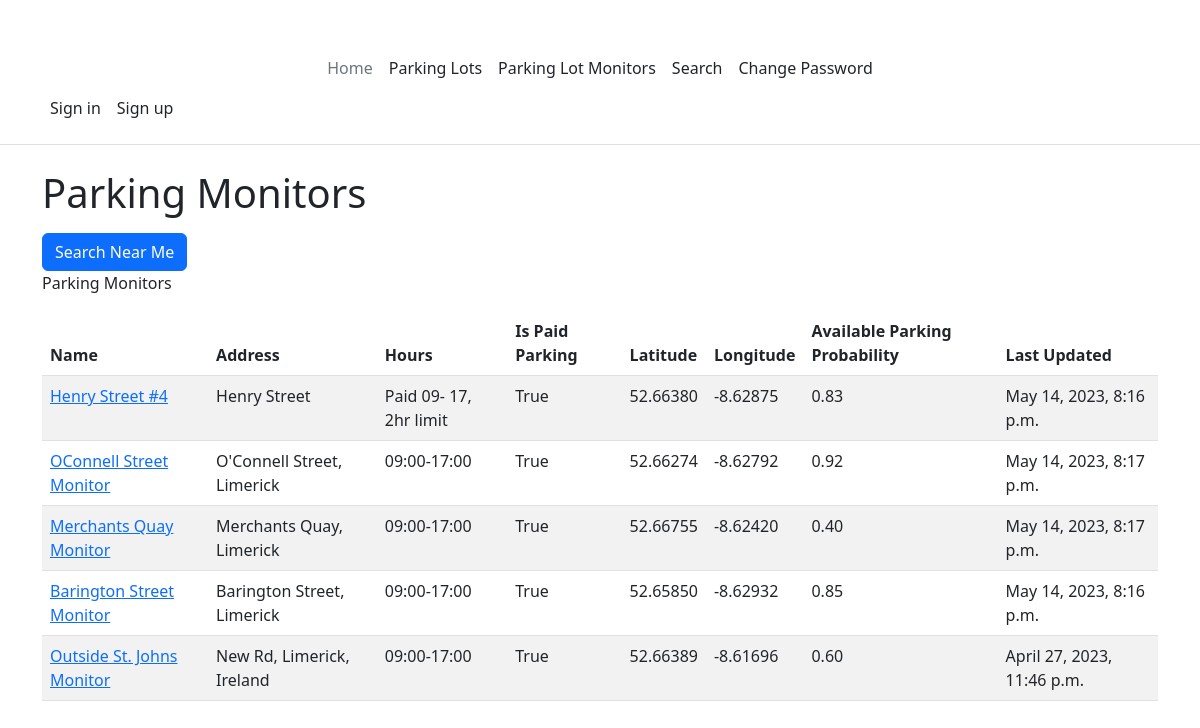
The app's page /parking-lot-monitors, older data.
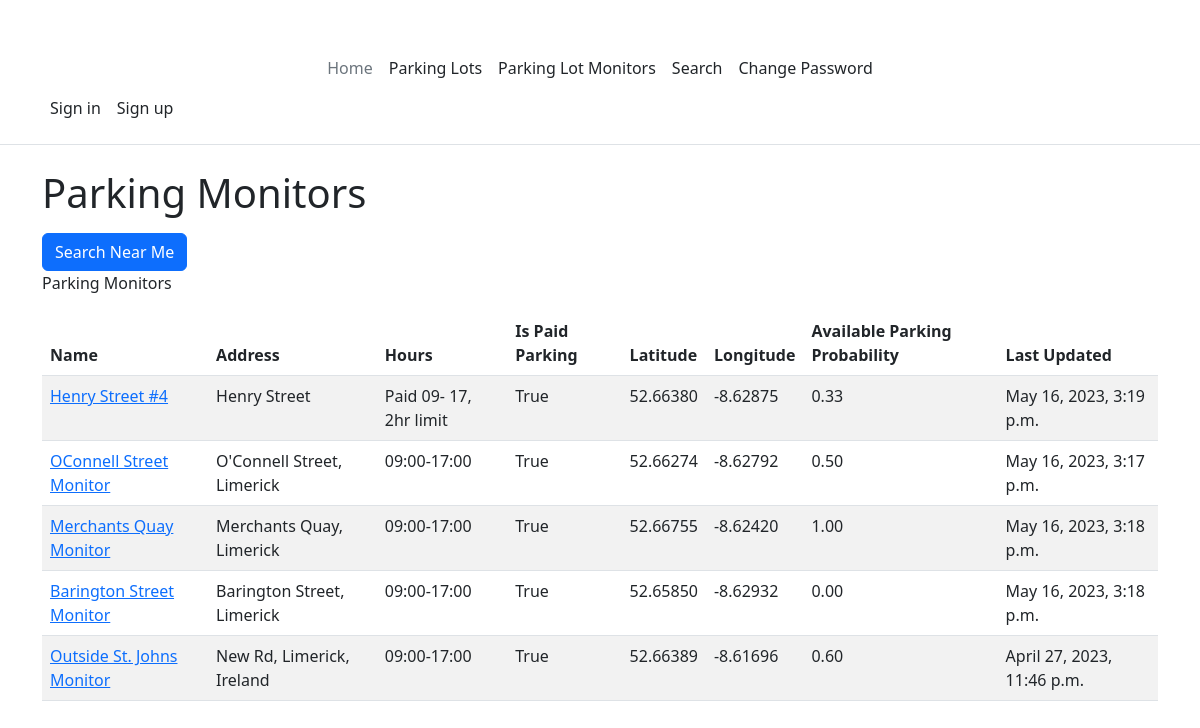
The same page, newer data.
### PerfectParking/models.py (models this page shows, shortened)
class ParkingLotMonitor(models.Model):
    id = models.AutoField(primary_key=True)
    parkingLot = models.ForeignKey(ParkingLot, on_delete=models.CASCADE)
    name = models.CharField(max_length=100, unique=True)
    """The name of the parking lot monitor.
    This is the name that will be displayed to the user.
    Max length is 100 characters."""
    latitude = models.DecimalField(max_digits=17, decimal_places=15)
    """The latitude of the parking lot monitor"""
    longitude = models.DecimalField(max_digits=17, decimal_places=15)
    """The longitude of the parking lot monitor"""
    probabilityParkingAvailable = models.DecimalField(
        max_digits=5, decimal_places=2, default=0
    )
    """The probability that the parking lot is available."""
    free_parking_spaces = models.IntegerField(default=0)
    dateTimeLastUpdated = models.DateTimeField(auto_now=True)
    status = models.BooleanField(default=True)
    """status: True = online, False = offline"""
    image = models.ImageField(upload_to="images/parking-lot-monitor/", blank=True)

class ParkingLot(models.Model):
    id = models.AutoField(primary_key=True)
    name = models.CharField(max_length=100, unique=True)
    address = models.CharField(max_length=255)
    hours = models.CharField(max_length=255)
    isPaidParking = models.BooleanField(default=True)
    latitude = models.DecimalField(max_digits=17, decimal_places=15)
    longitude = models.DecimalField(max_digits=17, decimal_places=15)
    image = models.ImageField(upload_to="images/parking-lot/", blank=True)
    parking_spaces = models.IntegerField(default=1)

### PerfectParking/views.py (the view, shortened to what this page needs)
def parking_lot_monitors(request):
    parking_lot_monitors: list = ParkingLotMonitor.objects.all()
    return render(
        request,
        WebPages.PARKING_LOT_MONITORS,
        {"parking_lot_monitors": parking_lot_monitors},
    )

### PerfectParking/templates/website/parking-lot-monitors.html (shortened to what this page needs)
{% extends 'master.html' %}
{% load get_distance_from_lat_lang %}
{% load humanize %}
{% block main %}
<h1>Parking Monitors</h1>
<form method="post">
    <button type="submit" id="search-near-me-button" class="btn btn-primary">Search Near Me</button>
</form>
<p id="mydesc">Parking Monitors</p>
<table class="table table-striped" aria-describedby="mydesc">
    <thead>
        <tr>
            <th>Name</th>
            <th>Address</th>
            <th>Hours</th>
            <th>Is Paid Parking</th>
            <th>Latitude</th>
            <th>Longitude</th>
            <th>Available Parking Probability</th>
            <th>Last Updated</th>
        </tr>
    </thead>
    <tbody>
        {% for parking_monitor in parking_lot_monitors %}
        <tr>
            <td><a href="{% url 'parking-lot-monitor' parking_monitor.id %}">{{ parking_monitor.name }}</a></td>
            <td>{{ parking_monitor.parkingLot.address }}</td>
            <td>{{ parking_monitor.parkingLot.hours }}</td>
            <td>{{ parking_monitor.parkingLot.isPaidParking }}</td>
            <td>{{ parking_monitor.latitude|floatformat:5 }}</td>
            <td>{{ parking_monitor.longitude|floatformat:5 }}</td>
            <td>{{ parking_monitor.probabilityParkingAvailable|floatformat:2 }}</td>
            <td>{{ parking_monitor.dateTimeLastUpdated }}</td>
        {% endfor %}
    </tbody>
{% endblock %}

### PerfectParking/templates/master.html (shortened to what this page needs)
<!DOCTYPE html>
<html lang="en">
  <head>
    <link href="https://cdn.jsdelivr.net/npm/bootstrap@5.2.2/dist/css/bootstrap.min.css" rel="stylesheet" />
  </head>
  <body>
    <header class="d-flex flex-wrap align-items-center justify-content-center justify-content-md-between py-3 mb-4 border-bottom">
        <div class="container">
            <div>
                <a href="/"
                    class="d-flex align-items-center col-md-3 mb-2 mb-md-0 text-dark text-decoration-none">
                    <svg class="bi me-2"
                            width="40"
                            height="32"
                            role="img"
                            aria-label="Bootstrap">
                        <use xlink:href="#bootstrap"></use>
                    </svg>
                </a>
                <ul class="nav col-12 col-md-auto mb-2 justify-content-center mb-md-0">
                    <li><a href="#" class="nav-link px-2 link-secondary">Home</a></li>
                    <li><a href="{% url 'parking-lots' %}" class="nav-link px-2 link-dark">Parking Lots</a></li>
                    <li><a href="{% url 'parking-lot-monitors' %}" class="nav-link px-2 link-dark">Parking Lot Monitors</a></li>
                    <li><a href="#" class="nav-link px-2 link-dark">Search</a></li>
                    <li><a href="#" class="nav-link px-2 link-dark">Change Password</a></li>
                </ul>
            </div>
            <div class="col-md-3 text-end">
                <ul class="nav">
                  {% if user.is_authenticated %}
                  <li class="nav-item"><a href="{% url 'logout' %}"class="nav-link px-2 link-dark">Sign out</a></li>
                  {% else %}
                    <li class="nav-item"><a href="{% url 'login' %}" class="nav-link px-2 link-dark">Sign in</a></li>
                    <li class="nav-item"><a href="{% url 'register-user' %}" class="nav-link px-2 link-dark">Sign up</a></li>
                  {% endif %}
                </ul>
            </div>
        </div>
    </header>
    <main class="container">
      {% block main %}
      {% endblock %}
    </main>
  </body>
</html>

Row changes from the older to the newer data that the page shows:
changed ParkingLotMonitor "Henry Street #4": probabilityParkingAvailable "0.83" → "0.33"; dateTimeLastUpdated "May 14, 2023, 8:16 p.m." → "May 16, 2023, 3:19 p.m."
changed ParkingLotMonitor "OConnell Street Monitor": probabilityParkingAvailable "0.92" → "0.50"; dateTimeLastUpdated "May 14, 2023, 8:17 p.m." → "May 16, 2023, 3:17 p.m."
changed ParkingLotMonitor "Merchants Quay Monitor": probabilityParkingAvailable "0.40" → "1.00"; dateTimeLastUpdated "May 14, 2023, 8:17 p.m." → "May 16, 2023, 3:18 p.m."
changed ParkingLotMonitor "Barington Street Monitor": probabilityParkingAvailable "0.85" → "0.00"; dateTimeLastUpdated "May 14, 2023, 8:16 p.m." → "May 16, 2023, 3:18 p.m."
